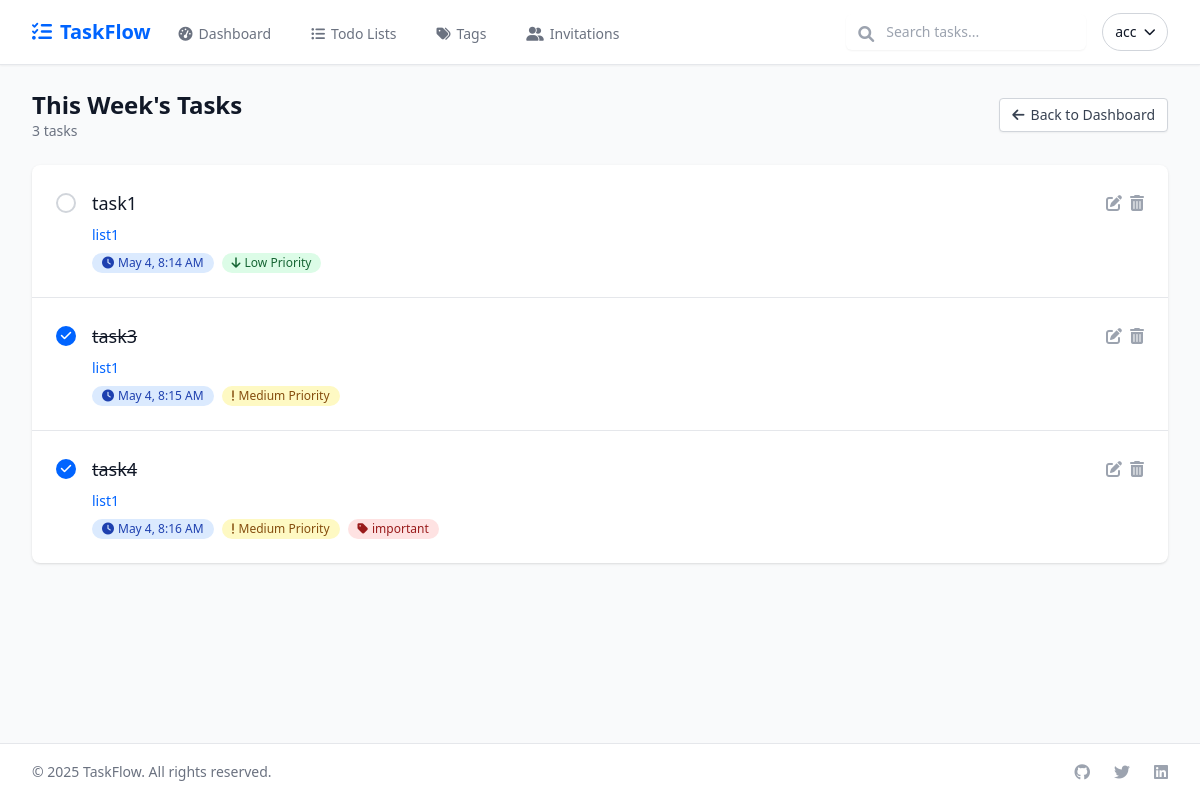
Screenshot of /tasks/tasks/filter/week/ (signed in) with the database file from the repository.
### tasks/models.py (models this page shows, shortened)
class Task(models.Model):
    PRIORITY_CHOICES = [
        ('low', 'Low'),
        ('medium', 'Medium'),
        ('high', 'High'),
    ]
    STATUS_CHOICES = [
        ('todo', 'To Do'),
        ('in_progress', 'In Progress'),
        ('done', 'Done'),
    ]
    id = models.UUIDField(primary_key=True, default=uuid.uuid4, editable=False)
    title = models.CharField(max_length=200)
    description = models.TextField(blank=True)
    created_at = models.DateTimeField(auto_now_add=True)
    due_date = models.DateTimeField(null=True, blank=True)
    is_completed = models.BooleanField(default=False)
    completed_at = models.DateTimeField(null=True, blank=True)
    priority = models.CharField(max_length=10, choices=PRIORITY_CHOICES, default='medium')
    todo_list = models.ForeignKey(ToDoList, on_delete=models.CASCADE, related_name='tasks')
    tags = models.ManyToManyField(Tag, blank=True, related_name='tasks')
    status = models.CharField(max_length=15, choices=STATUS_CHOICES, default='todo')
    position = models.PositiveIntegerField(default=0)
    class Meta:
        ordering = ['position']
    def is_overdue(self):
        if self.due_date and not self.is_completed:
            return timezone.now() > self.due_date
        return False

class ToDoList(models.Model):
    title = models.CharField(max_length=100)
    description = models.TextField(blank=True)
    created_at = models.DateTimeField(auto_now_add=True)
    user = models.ForeignKey(User, on_delete=models.CASCADE, related_name='todo_lists')
    is_shared = models.BooleanField(default=False)
    shared_with = models.ManyToManyField(User, related_name='shared_lists', blank=True)
    share_code = models.CharField(max_length=20, blank=True, null=True, unique=True)

class Tag(models.Model):
    name = models.CharField(max_length=50)
    color = models.CharField(max_length=20, default='blue')
    user = models.ForeignKey(User, on_delete=models.CASCADE, related_name='tags')

### tasks/views.py (the view)
# urls.py: path('tasks/filter/week/', views.filter_week, name='filter_week'),
@login_required
def filter_week(request):
    today = timezone.now().date()
    end_of_week = today + timedelta(days=7)
    tasks = Task.objects.filter(
        todo_list__user=request.user,
        due_date__gte=timezone.make_aware(datetime.combine(today, datetime.min.time())),
        due_date__lt=timezone.make_aware(datetime.combine(end_of_week, datetime.min.time()))
    ).order_by('due_date')
    return render(request, 'tasks/task/filtered_tasks.html', {'tasks': tasks, 'filter_type': 'This Week\'s Tasks'})

### tasks/templates/tasks/task/filtered_tasks.html (shortened to what this page needs)
{% extends 'base.html' %}
{% block content %}
<div class="max-w-7xl mx-auto px-4 sm:px-6 lg:px-8">
    <div class="flex flex-col md:flex-row md:items-center md:justify-between mb-6">
        <div>
            <h1 class="text-2xl font-bold text-gray-900">{{ filter_type }}</h1>
            <p class="text-sm text-gray-500">
                {{ tasks.count }} task{{ tasks.count|pluralize }}
            </p>
        </div>
        <div class="mt-4 md:mt-0">
            <a href="{% url 'tasks:dashboard' %}" class="inline-flex items-center px-3 py-1.5 border border-gray-300 shadow-sm text-sm font-medium rounded text-gray-700 bg-white hover:bg-gray-50">
                <i class="fas fa-arrow-left mr-1.5"></i> Back to Dashboard
            </a>
        </div>
    </div>
    <div class="bg-white shadow rounded-lg overflow-hidden">
        {% if tasks %}
            <ul class="divide-y divide-gray-200">
                {% for task in tasks %}
                    <li class="p-6">
                        <div class="flex items-start">
                            <div class="mr-4 mt-1">
                                <form action="{% url 'tasks:toggle_task_complete' pk=task.pk %}" method="post" class="inline">
                                    <button type="submit" class="w-5 h-5 border-2 rounded-full flex items-center justify-center {% if task.is_completed %}bg-primary-600 border-primary-600{% else %}border-gray-300 hover:border-primary-500{% endif %}">
                                        {% if task.is_completed %}
                                            <i class="fas fa-check text-white text-xs"></i>
                                        {% endif %}
                                    </button>
                                </form>
                            </div>
                            <div class="flex-1 min-w-0">
                                <div class="flex items-center justify-between">
                                    <a href="{% url 'tasks:task_detail' pk=task.pk %}" class="text-lg font-medium text-gray-900 hover:text-primary-600 {% if task.is_completed %}line-through text-gray-500{% endif %}">
                                        {{ task.title }}
                                    </a>
                                    <div class="ml-4 flex-shrink-0 flex">
                                        <a href="{% url 'tasks:edit_task' pk=task.pk %}" class="mr-2 text-gray-400 hover:text-gray-500">
                                            <i class="fas fa-edit"></i>
                                        </a>
                                        <a href="{% url 'tasks:delete_task' pk=task.pk %}" class="text-gray-400 hover:text-red-500">
                                            <i class="fas fa-trash-alt"></i>
                                        </a>
                                    </div>
                                </div>
                                <div class="mt-2 flex items-center">
                                    <a href="{% url 'tasks:todo_list_detail' pk=task.todo_list.pk %}" class="text-sm text-primary-600 hover:text-primary-500">
                                        {{ task.todo_list.title }}
                                    </a>
                                </div>
                                <div class="mt-2 flex items-center flex-wrap gap-2">
                                    {% if task.due_date %}
                                        <div class="inline-flex items-center px-2.5 py-0.5 rounded-full text-xs font-medium {% if task.is_overdue %}bg-red-100 text-red-800{% else %}bg-blue-100 text-blue-800{% endif %}">
                                            <i class="fas fa-clock mr-1"></i>
                                            {{ task.due_date|date:"M j, g:i A" }}
                                        </div>
                                    {% endif %}
                                    {% if task.priority == 'high' %}
                                        <div class="inline-flex items-center px-2.5 py-0.5 rounded-full text-xs font-medium bg-red-100 text-red-800">
                                            <i class="fas fa-exclamation-circle mr-1"></i> High Priority
                                        </div>
                                    {% elif task.priority == 'medium' %}
                                        <div class="inline-flex items-center px-2.5 py-0.5 rounded-full text-xs font-medium bg-yellow-100 text-yellow-800">
                                            <i class="fas fa-exclamation mr-1"></i> Medium Priority
                                        </div>
                                    {% elif task.priority == 'low' %}
                                        <div class="inline-flex items-center px-2.5 py-0.5 rounded-full text-xs font-medium bg-green-100 text-green-800">
                                            <i class="fas fa-arrow-down mr-1"></i> Low Priority
                                        </div>
                                    {% endif %}
                                    {% for tag in task.tags.all %}
                                        <a href="{% url 'tasks:filter_by_tag' tag_pk=tag.pk %}" class="inline-flex items-center px-2.5 py-0.5 rounded-full text-xs font-medium{% if tag.color == 'blue' %} bg-blue-100 text-blue-800{% elif tag.color == 'red' %} bg-red-100 text-red-800{% elif tag.color == 'green' %} bg-green-100 text-green-800{% elif tag.color == 'yellow' %} bg-yellow-100 text-yellow-800{% elif tag.color == 'purple' %} bg-purple-100 text-purple-800{% elif tag.color == 'pink' %} bg-pink-100 text-pink-800{% elif tag.color == 'orange' %} bg-orange-100 text-orange-800{% else %} bg-gray-100 text-gray-800{% endif %}">
                                            <i class="fas fa-tag mr-1"></i> {{ tag.name }}
                                        </a>
                                    {% endfor %}
                                </div>
                            </div>
                        </div>
                    </li>
                {% endfor %}
            </ul>
        {% endif %}
    </div>
</div>
{% endblock %}

### templates/base.html (shortened to what this page needs)
<!DOCTYPE html>
<html lang="en">
<head>
    <script src="https://cdn.tailwindcss.com"></script>
    <link rel="stylesheet" href="https://cdnjs.cloudflare.com/ajax/libs/font-awesome/6.0.0/css/all.min.css">
    <link rel="stylesheet" href="https://cdnjs.cloudflare.com/ajax/libs/animate.css/4.1.1/animate.min.css">
</head>
<body class="min-h-screen bg-gray-50 text-gray-900">
    <div class="flex flex-col min-h-screen">
        {% if user.is_authenticated %}
        <header class="bg-white border-b border-gray-200 shadow-sm sticky top-0 z-10">
            <div class="max-w-7xl mx-auto px-4 sm:px-6 lg:px-8">
                <div class="flex justify-between h-16">
                    <div class="flex">
                        <div class="flex-shrink-0 flex items-center">
                            <a href="{% url 'tasks:dashboard' %}"
                                class="text-primary-600 font-bold text-xl flex items-center">
                                <i class="fas fa-tasks mr-2 animate-bounce-slow"></i>TaskFlow
                            </a>
                        </div>
                        <nav class="hidden sm:ml-6 sm:flex sm:space-x-8">
                            <a href="{% url 'tasks:dashboard' %}"
                                class="nav-link {% if request.resolver_match.url_name == 'dashboard' %}active text-primary-600{% else %}text-gray-500 hover:text-gray-700{% endif %} inline-flex items-center px-1 pt-1 text-sm font-medium">
                                <i class="fas fa-tachometer-alt mr-1.5"></i> Dashboard
                            </a>
                            <a href="{% url 'tasks:list_todo_lists' %}"
                                class="nav-link {% if 'todo_list' in request.resolver_match.url_name %}active text-primary-600{% else %}text-gray-500 hover:text-gray-700{% endif %} inline-flex items-center px-1 pt-1 text-sm font-medium">
                                <i class="fas fa-list-ul mr-1.5"></i> Todo Lists
                            </a>
                            <a href="{% url 'tasks:list_tags' %}"
                                class="nav-link {% if 'tag' in request.resolver_match.url_name %}active text-primary-600{% else %}text-gray-500 hover:text-gray-700{% endif %} inline-flex items-center px-1 pt-1 text-sm font-medium">
                                <i class="fas fa-tags mr-1.5"></i> Tags
                            </a>
                            <a href="{% url 'tasks:invitations' %}"
                                class="nav-link {% if 'invitation' in request.resolver_match.url_name %}active text-primary-600{% else %}text-gray-500 hover:text-gray-700{% endif %} inline-flex items-center px-1 pt-1 text-sm font-medium">
                                <i class="fas fa-user-friends mr-1.5"></i> Invitations
                            </a>
                        </nav>
                    </div>
                    <div class="hidden sm:ml-6 sm:flex sm:items-center">
                        <div class="ml-3 relative">
                            <div class="flex items-center">
                                <form action="{% url 'tasks:search_tasks' %}" method="get" class="mr-4">
                                    <div class="relative">
                                        <input type="text" name="q" placeholder="Search tasks..."
                                            class="rounded-md border-gray-300 shadow-sm focus:border-primary-500 focus:ring focus:ring-primary-200 focus:ring-opacity-50 pl-10 py-2 text-sm w-60 transition-all duration-300 hover:shadow">
                                        <i class="fas fa-search absolute left-3 top-3 text-gray-400"></i>
                                    </div>
                                </form>
                                <div class="relative">
                                    <button type="button" id="user-menu-button"
                                        class="bg-white rounded-full flex text-sm focus:outline-none focus:ring-2 focus:ring-offset-2 focus:ring-primary-500 items-center gap-2 py-2 px-3 border border-gray-300 hover:bg-gray-50 transition-colors duration-200">
                                        <span>{{ user.username }}</span>
                                        <i class="fas fa-chevron-down text-xs"></i>
                                    </button>
                                </div>
                            </div>
                        </div>
                    </div>
                </div>
            </div>
        </header>
        {% endif %}
        <main class="flex-grow">
            <div class="py-6">
                {% block content %}{% endblock %}
            </div>
        </main>
        <footer class="bg-white border-t border-gray-200 py-4">
            <div class="max-w-7xl mx-auto px-4 sm:px-6 lg:px-8">
                <div class="flex flex-col md:flex-row md:justify-between md:items-center">
                    <p class="text-center md:text-left text-sm text-gray-500">
                        &copy; {% now "Y" %} TaskFlow. All rights reserved.
                    </p>
                    <div class="flex justify-center md:justify-end space-x-6 mt-4 md:mt-0">
                        <a href="#" class="text-gray-400 hover:text-gray-500 transition-colors duration-200">
                            <i class="fab fa-github"></i>
                        </a>
                        <a href="#" class="text-gray-400 hover:text-gray-500 transition-colors duration-200">
                            <i class="fab fa-twitter"></i>
                        </a>
                        <a href="#" class="text-gray-400 hover:text-gray-500 transition-colors duration-200">
                            <i class="fab fa-linkedin"></i>
                        </a>
                    </div>
                </div>
            </div>
        </footer>
    </div>
</body>
</html>

### templates/base.html (style rules this page uses)
.nav-link { position: relative; }
.nav-link::after { content: ''; position: absolute; width: 0; height: 2px; bottom: 0; left: 0; background-color: currentColor; transition: width 0.3s ease; }

### rows the page displays
Task: is_completed False (drawn), title "task1", todo_list "list1", due_date "May 4, 8:14 AM", priority "low" (drawn)
Task: is_completed True (drawn), title "task3", todo_list "list1", due_date "May 4, 8:15 AM", priority "medium" (drawn)
Task: is_completed True (drawn), title "task4", todo_list "list1", due_date "May 4, 8:16 AM", priority "medium" (drawn)
Tag: name "important"

### other values shown
{{ user.username }} "acc"
{{ filter_type }} "This Week's Tasks"
{{ tasks.count }} "3"
